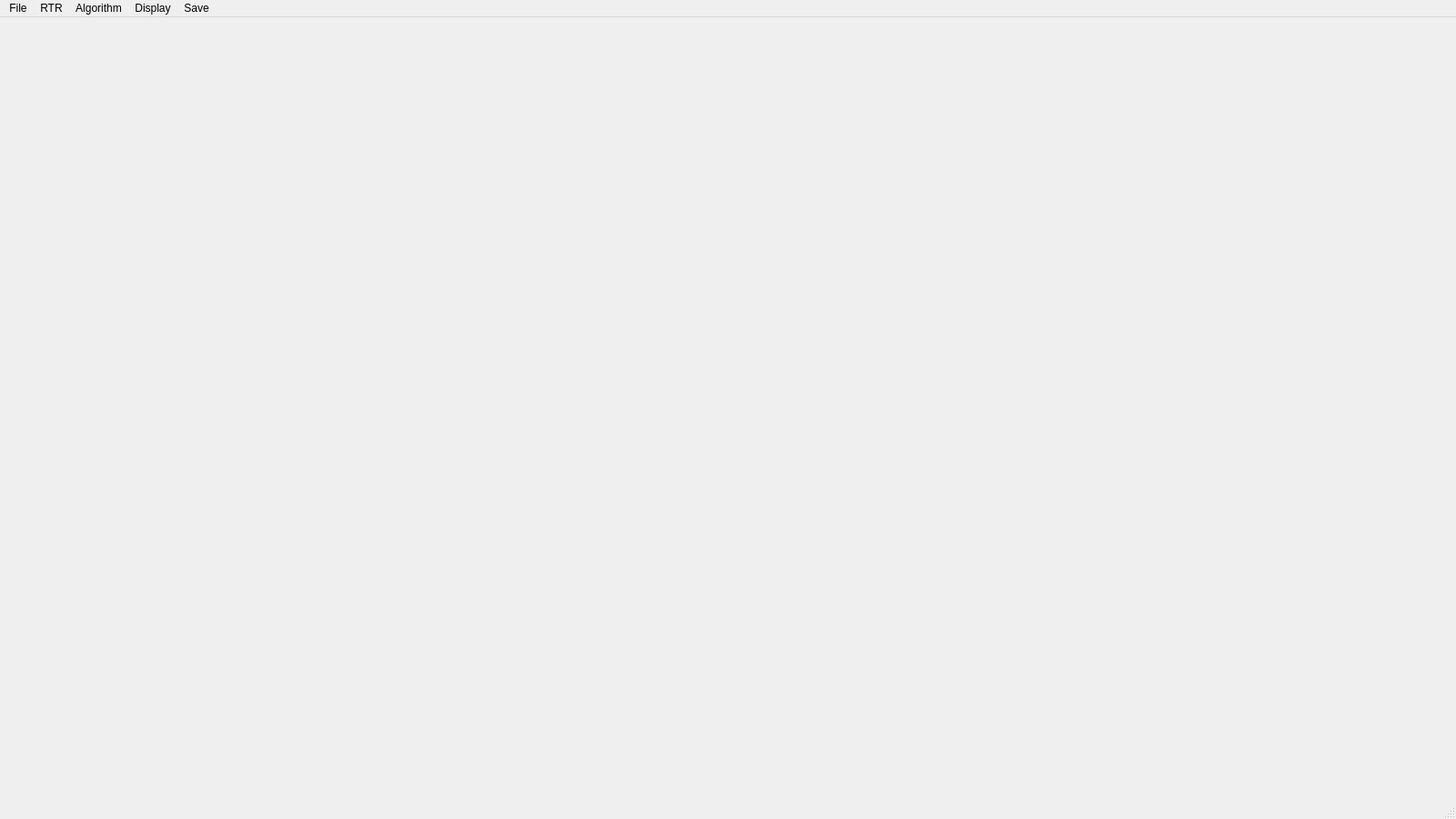
<?xml version="1.0" encoding="UTF-8"?>
<ui version="4.0">
 <class>MainWindow</class>
 <widget class="QMainWindow" name="MainWindow">
  <property name="geometry">
   <rect>
    <x>0</x>
    <y>0</y>
    <width>1600</width>
    <height>900</height>
   </rect>
  </property>
  <property name="windowTitle">
   <string>EIT</string>
  </property>
  <widget class="QWidget" name="centralwidget">
   <layout class="QGridLayout" name="gridLayout"/>
  </widget>
  <widget class="QMenuBar" name="menubar">
   <property name="geometry">
    <rect>
     <x>0</x>
     <y>0</y>
     <width>1600</width>
     <height>18</height>
    </rect>
   </property>
   <widget class="QMenu" name="menuFile">
    <property name="title">
     <string>File</string>
    </property>
    <addaction name="actionRefe"/>
    <addaction name="actionData"/>
    <addaction name="separator"/>
    <addaction name="actionExit"/>
   </widget>
   <widget class="QMenu" name="menuRTR">
    <property name="title">
     <string>RTR</string>
    </property>
    <addaction name="actionOpenBLE"/>
    <addaction name="actionNowForRefe"/>
    <addaction name="actionRun"/>
    <addaction name="actionStop"/>
   </widget>
   <widget class="QMenu" name="menuSave">
    <property name="title">
     <string>Save</string>
    </property>
    <addaction name="actionFrameNow"/>
    <addaction name="actionBLEdata"/>
   </widget>
   <widget class="QMenu" name="menuAlgorithm">
    <property name="title">
     <string>Algorithm</string>
    </property>
    <addaction name="actionLBP"/>
    <addaction name="actionSVD"/>
    <addaction name="actionNormalized_Sensitivity"/>
    <addaction name="separator"/>
    <addaction name="actionCG"/>
    <addaction name="actionBFGS"/>
    <addaction name="actionSLSQP"/>
    <addaction name="actionLanczos"/>
    <addaction name="separator"/>
    <addaction name="actionTikhonov"/>
   </widget>
   <widget class="QMenu" name="menuDisplay">
    <property name="title">
     <string>Display</string>
    </property>
    <addaction name="actionFE_Filling"/>
    <addaction name="actionShading_Interp"/>
    <addaction name="actionContour_Filling"/>
   </widget>
   <addaction name="menuFile"/>
   <addaction name="menuRTR"/>
   <addaction name="menuAlgorithm"/>
   <addaction name="menuDisplay"/>
   <addaction name="menuSave"/>
  </widget>
  <widget class="QStatusBar" name="statusbar"/>
  <action name="actionRefe">
   <property name="text">
    <string>Refe</string>
   </property>
  </action>
  <action name="actionData">
   <property name="text">
    <string>Data</string>
   </property>
  </action>
  <action name="actionOpenBLE">
   <property name="text">
    <string>OpenBLE</string>
   </property>
  </action>
  <action name="actionNowForRefe">
   <property name="text">
    <string>NowForRefe</string>
   </property>
  </action>
  <action name="actionRun">
   <property name="text">
    <string>Run</string>
   </property>
  </action>
  <action name="actionFrameNow">
   <property name="text">
    <string>FrameNow</string>
   </property>
  </action>
  <action name="actionStop">
   <property name="text">
    <string>Stop</string>
   </property>
  </action>
  <action name="actionProjNow">
   <property name="text">
    <string>ProjNow</string>
   </property>
  </action>
  <action name="actionSVD">
   <property name="text">
    <string>SVD</string>
   </property>
  </action>
  <action name="actionLBP">
   <property name="text">
    <string>LBP</string>
   </property>
  </action>
  <action name="actionNormalized_Sensitivity">
   <property name="text">
    <string>Normalized Sensitivity</string>
   </property>
  </action>
  <action name="actionCG">
   <property name="text">
    <string>CG</string>
   </property>
  </action>
  <action name="actionBFGS">
   <property name="text">
    <string>BFGS</string>
   </property>
  </action>
  <action name="actionSLSQP">
   <property name="text">
    <string>SLSQP</string>
   </property>
  </action>
  <action name="actionLanczos">
   <property name="text">
    <string>Lanczos</string>
   </property>
  </action>
  <action name="actionTikhonov">
   <property name="text">
    <string>Tikhonov regularization</string>
   </property>
  </action>
  <action name="actionLasso">
   <property name="text">
    <string>Lasso</string>
   </property>
  </action>
  <action name="actionExit">
   <property name="text">
    <string>Exit</string>
   </property>
  </action>
  <action name="actionSensitivityMat">
   <property name="text">
    <string>SensitivityMat</string>
   </property>
  </action>
  <action name="actionFE_Filling">
   <property name="text">
    <string>FE Filling</string>
   </property>
  </action>
  <action name="actionNephogram">
   <property name="text">
    <string>Nephogram</string>
   </property>
  </action>
  <action name="actionIsogram">
   <property name="text">
    <string>Isogram</string>
   </property>
  </action>
  <action name="actionShading_Interp">
   <property name="text">
    <string>Shading Interp</string>
   </property>
  </action>
  <action name="actionContour_Filling">
   <property name="text">
    <string>Contour Filling</string>
   </property>
  </action>
  <action name="actionBLEdata">
   <property name="text">
    <string>BLEdata</string>
   </property>
  </action>
 </widget>
 <resources/>
 <connections/>
</ui>
